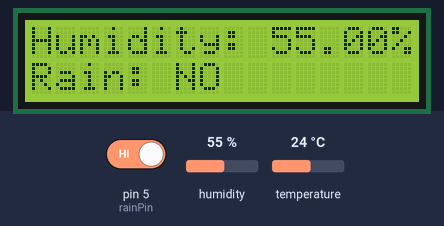
Bench run of a sketch on a simulated Arduino Uno, built with avr-gcc and run on an emulated ATmega328P. Parts: 16×2 character LCD. The test bench sets the inputs (shaded band); at power-on: pin 5 (rainPin) HIGH, humidity 55 %, temperature 24 °C.

Above: at 3.2 s.
3.3 s: pin 5 (rainPin) driven LOW
At 4.7 s:
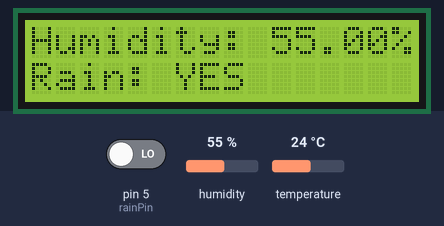
6.0 s: humidity set to 22 %
At 7.2 s:
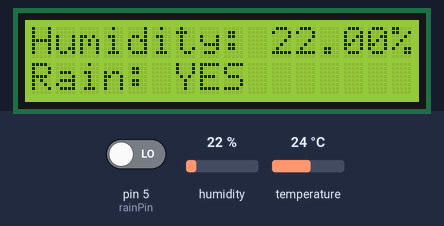
8.7 s: humidity set to 40 %
At 11.1 s:
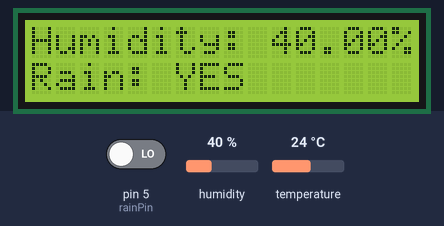
11.7 s: pin 5 (rainPin) driven HIGH
At 12.5 s:
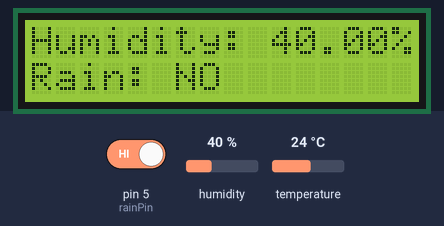
14.4 s: humidity set to 68 %
At 17.6 s:
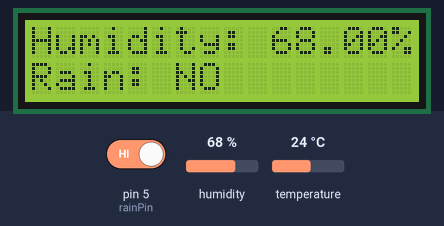
Timing chart, 0 to 18.7 s (numbered marks = the images above; inputs shaded):
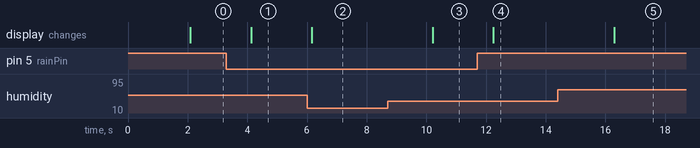

Measured:
- after the input at 3.3 s, the display: changes after 0.82 s (image 1)
- after the input at 6.0 s, the display: changes after 0.15 s (image 2)
- after the input at 8.7 s, the display: changes after 1.5 s (image 3)
- after the input at 11.7 s, the display: changes after 0.53 s (image 4)
- after the input at 14.4 s, the display: changes after 1.9 s (image 5)

The sketch:

rain_and_humidity.ino.ino
```cpp
#include <LiquidCrystal.h>
#include <DHT.h>

// LCD pins (your exact setup)
LiquidCrystal lcd(7, 8, 9, 10, 11, 12);

// DHT sensor
#define DHTPIN 6
#define DHTTYPE DHT11
DHT dht(DHTPIN, DHTTYPE);

// Rain sensor
int rainPin = 5;

void setup() {
  lcd.begin(16, 2);
  dht.begin();

  pinMode(rainPin, INPUT);

  lcd.print("Starting...");
  delay(2000);
  lcd.clear();
}

void loop() {
  float humidity = dht.readHumidity();
  int rainState = digitalRead(rainPin);

  lcd.setCursor(0, 0);
  lcd.print("Humidity: ");
  lcd.print(humidity);
  lcd.print("%   ");

  lcd.setCursor(0, 1);
  if (rainState == LOW) {
    lcd.print("Rain: YES   ");
  } else {
    lcd.print("Rain: NO    ");
  }

  delay(2000);
}
```
